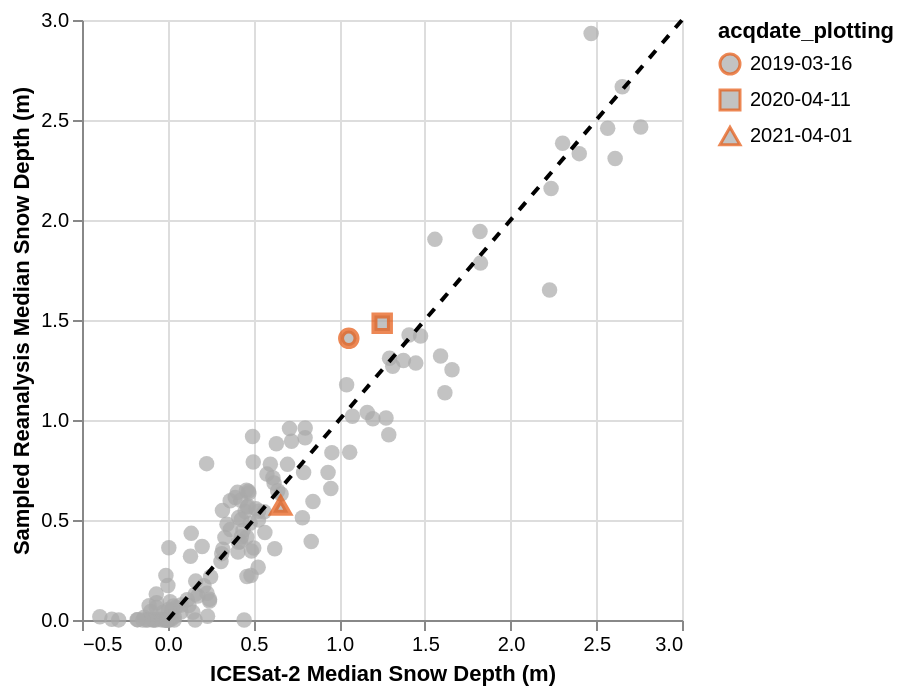

Notebook code cell kept with this figure:
### Code cell
source_nh = medians_both[(medians_both['snow_presence']==1) & (~medians_both['acqdate_dt'].isin(highlight_dates))]
source_h = medians_both[(medians_both['snow_presence']==1) & (medians_both['acqdate_dt'].isin(highlight_dates))]

max_val = max(medians_both['icesat2_3dep_dif'].max(), medians_both['reanalysis_sd'].max())
min_val = min(medians_both['icesat2_3dep_dif'].min(), medians_both['reanalysis_sd'].min())

# Create a small DataFrame for the 1:1 line
line_data = pd.DataFrame({
    'x': [0, 3],
    'y': [0, 3]
})


main_chart = alt.layer(alt.Chart(source_nh).mark_point(size=60, color='darkgrey', filled=True).encode(
    x=alt.X('icesat2_3dep_dif', title='ICESat-2 Median Snow Depth (m)'),
    y=alt.Y('reanalysis_sd', title= 'Sampled Reanalysis Median Snow Depth (m)')
),
    alt.Chart(line_data).mark_line(color='black', strokeDash=[5, 5]).encode(
    x='x:Q',
    y='y:Q')
    )


highlight_chart = alt.Chart(source_h).mark_point(size=60, color='darkgrey', filled=True, stroke=highlight_color, strokeWidth=3).encode(
    x=alt.X('icesat2_3dep_dif', title='ICESat-2 Median Snow Depth (m)'),
    y=alt.Y('reanalysis_sd', title= 'Sampled Reanalysis Median Snow Depth (m)'),
    shape=alt.Shape('acqdate_plotting:N')
)

# one_to_one_line = alt.Chart(line_data).mark_line(color='grey', strokeDash=[5, 5]).encode(
#     x='x:Q',
#     y='y:Q'
# )

# 5. Layer the charts
final_chart = main_chart  + highlight_chart

final_chart

### Figure 1 — Vega-Lite specification as saved in the notebook (floating-point values rounded to 4 significant figures; data arrays with more than 128 entries replaced by an {"elided": "..."} marker saying what was removed)
{"config": {"view": {"continuousWidth": 300, "continuousHeight": 300}}, "layer": [{"data": {"name": "data-642e6a48d75f7eb22fd9d1ca0dc29b88"}, "mark": {"type": "point", "color": "darkgrey", "filled": true, "size": 60}, "encoding": {"x": {"field": "icesat2_3dep_dif", "title": "ICESat-2 Median Snow Depth (m)", "type": "quantitative"}, "y": {"field": "reanalysis_sd", "title": "Sampled Reanalysis Median Snow Depth (m)", "type": "quantitative"}}}, {"data": {"name": "data-f6d2dfe0eccf9d704325a11da2fb5a38"}, "mark": {"type": "line", "color": "black", "strokeDash": [5, 5]}, "encoding": {"x": {"field": "x", "type": "quantitative"}, "y": {"field": "y", "type": "quantitative"}}}, {"data": {"name": "data-208d5295b78cf3e594c827a2cdf43ea8"}, "mark": {"type": "point", "color": "darkgrey", "filled": true, "size": 60, "stroke": "#E6550D", "strokeWidth": 3}, "encoding": {"shape": {"field": "acqdate_plotting", "type": "nominal"}, "x": {"field": "icesat2_3dep_dif", "title": "ICESat-2 Median Snow Depth (m)", "type": "quantitative"}, "y": {"field": "reanalysis_sd", "title": "Sampled Reanalysis Median Snow Depth (m)", "type": "quantitative"}}}], "$schema": "https://vega.github.io/schema/vega-lite/v5.20.1.json", "datasets": {"data-642e6a48d75f7eb22fd9d1ca0dc29b88": {"elided": "146 records"}, "data-f6d2dfe0eccf9d704325a11da2fb5a38": [{"x": 0, "y": 0}, {"x": 3, "y": 3}], "data-208d5295b78cf3e594c827a2cdf43ea8": [{"icesat2_3dep_dif": 1.056, "reanalysis_sd": 1.408, "date": "2019-03-16T00:00:00", "snow_presence": 1, "median_reanalysis": 2.225, "acqdate_dt": "2019-03-16T00:00:00", "acqdate_plotting": "2019-03-16"}, {"icesat2_3dep_dif": 1.251, "reanalysis_sd": 1.484, "date": "2020-04-11T00:00:00", "snow_presence": 1, "median_reanalysis": 0.8186, "acqdate_dt": "2020-04-11T00:00:00", "acqdate_plotting": "2020-04-11"}, {"icesat2_3dep_dif": 0.6589, "reanalysis_sd": 0.5696, "date": "2021-04-01T00:00:00", "snow_presence": 1, "median_reanalysis": 0.585, "acqdate_dt": "2021-04-01T00:00:00", "acqdate_plotting": "2021-04-01"}]}}
